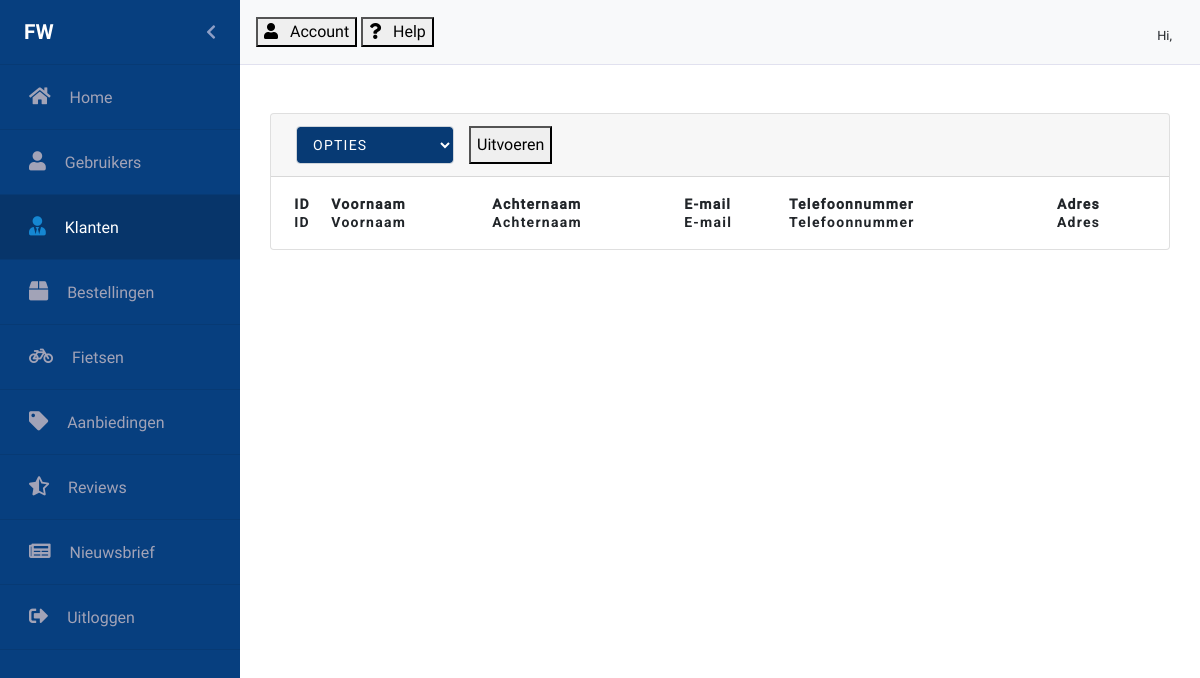
Before: /Klanten.php with the older database file.
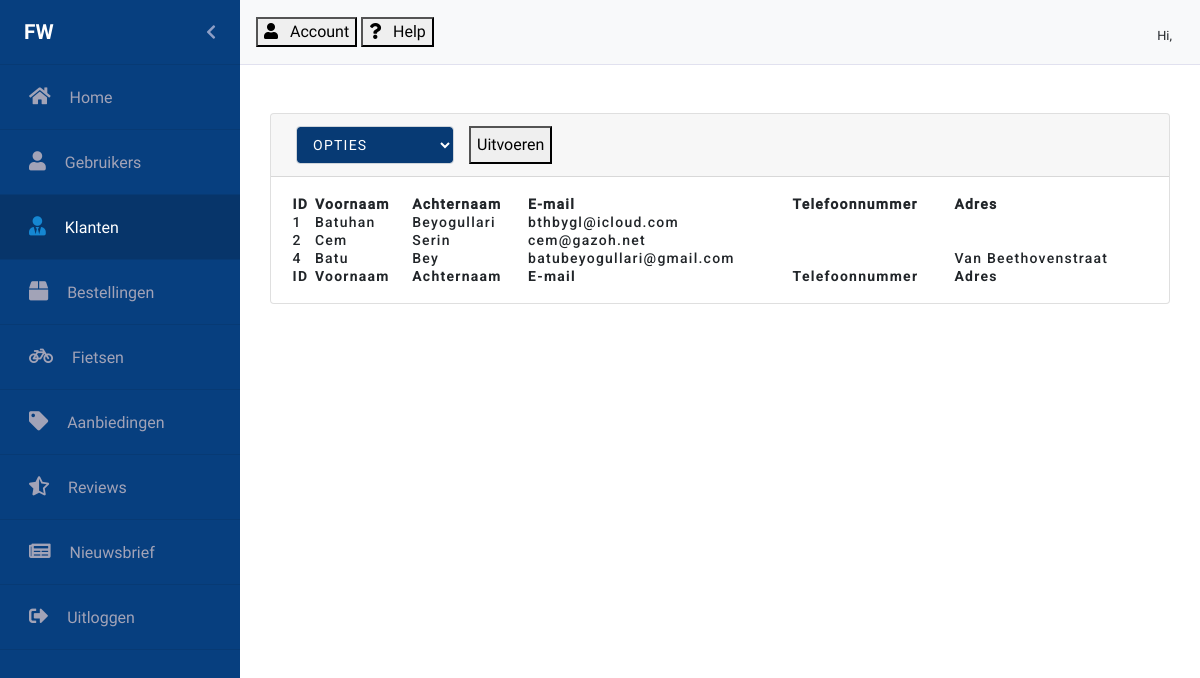
After: the same page with the newer database file.
### tables this page shows
CREATE TABLE `customers` (
  `id` int(11) NOT NULL,
  `username` varchar(50) NOT NULL,
  `first_name` varchar(30) NOT NULL,
  `last_name` varchar(30) NOT NULL,
  `adress` varchar(60) NOT NULL,
  `house_number` varchar(4) NOT NULL,
  `city` varchar(45) NOT NULL,
  `zip_code` varchar(6) NOT NULL,
  `email` varchar(60) NOT NULL,
  `email_verified` tinyint(1) NOT NULL,
  `phone` varchar(11) NOT NULL,
  `password` varchar(255) NOT NULL,
  `register_date` datetime NOT NULL DEFAULT CURRENT_TIMESTAMP,
  `remember_me` varchar(80) NOT NULL,
  `last_login` datetime NOT NULL
);

### Klanten.php (the view, shortened to what this page needs)
<?php
require_once("Controllers/dbconnect.php");
$records = $con->query("SELECT * FROM customers");
?>
<html lang="en">
<head>
    <link rel="stylesheet" href="https://stackpath.bootstrapcdn.com/bootstrap/4.3.1/css/bootstrap.min.css"
>
    <link rel="stylesheet" href="https://use.fontawesome.com/releases/v5.8.2/css/all.css"
          type='text/css' media='all'>
    <link href="https://unpkg.com/material-components-web@latest/dist/material-components-web.min.css" rel="stylesheet">
    <link rel="stylesheet" href="scss/backend.css">
    <link rel="stylesheet" type="text/css" href="css/Datatable/select.dataTables.min.css">
    <link rel="stylesheet" type="text/css" href="css/Datatable/datatables.min.css"/>
    <link rel="stylesheet" type="text/css" href="css/Animate/animate.css">
</head>
<body>
<div id="wrapper" class="toggled">
    <div id="sidebar-wrapper" class="sidebarAnimation">
        <ul class="sidebarUl">
            <div class="sidebarProfilePicture pl-4 pr-4" id="sidebarProfilePicture">
                <span class="logo sidebarUsername">FW</span>
                <a href="#menu-toggle" id="menu-toggle" class="aSidebarChevron float-right">
                    <i class="fas fa-chevron-left" id="chevron"></i>
                </a>
            </div>
            <li class="sidebarLi">
                <a class="accordion-toggle collapsed toggle-switch" href="dashboard.php">
                    <div class="sidebarData">
                        <span class="sidebar-icon"><i class="fas fa-home iconwidth"></i></span>
                        <span class="pr-15"></span>
                        <span class="sidebar-title">Home</span>
                    </div>
                </a>
            </li>
            <li class="sidebarLi">
                <a class="accordion-toggle collapsed toggle-switch" href="gebruikers.php">
                    <div class="sidebarData">
                        <span class="sidebar-icon"><i class="fas fa-user iconwidth"></i></span>
                        <span class="pr-15"></span>
                        <span class="sidebar-title">Gebruikers</span>
                    </div>
                </a>
            </li>
            <li class="sidebarLi active">
                <a class="accordion-toggle collapsed toggle-switch" href="#">
                    <div class="sidebarData">
                        <span class="sidebar-icon"><i class="fas fa-user-tie iconwidth"></i></span>
                        <span class="pr-15"></span>
                        <span class="sidebar-title">Klanten</span>
                    </div>
                </a>
            </li>
            <li class="sidebarLi" id="bestellingen" data-toggle="collapse" href="#submenu-2">
                <a class="accordion-toggle collapsed toggle-switch" data-toggle="collapse" href="#submenu-2">
                    <div class="sidebarData">
                        <span class="sidebar-icon"><i class="fa fa-box iconwidth"></i></span>
                        <span class="pr-15"></span>
                        <span class="sidebar-title">Bestellingen</span>
                    </div>
                </a>
            </li>
            <li class="sidebarLi">
                <a class="accordion-toggle collapsed toggle-switch" href="fietsen.php">
                    <div class="sidebarData">
                        <span class="sidebar-icon"><i class="fa fa-bicycle iconwidth"></i></span>
                        <span class="pr-15"></span>
                        <span class="sidebar-title">Fietsen</span>
                    </div>
                </a>
            </li>
            <li class="sidebarLi">
                <a class="accordion-toggle collapsed toggle-switch" href="aanbiedingen.php">
                    <div class="sidebarData">
                        <span class="sidebar-icon"><i class="fas fa-tag iconwidth"></i></span>
                        <span class="pr-15"></span>
                        <span class="sidebar-title">Aanbiedingen</span>
                    </div>
                </a>
            </li>
            <li class="sidebarLi">
                <a class="accordion-toggle collapsed toggle-switch" href="reviews.php">
                    <div class="sidebarData">
                        <span class="sidebar-icon"><i class="fas fa-star-half-alt iconwidth"></i></span>
                        <span class="pr-15"></span>
                        <span class="sidebar-title">Reviews</span>
                    </div>
                </a>
            </li>
            <li class="sidebarLi">
                <a class="accordion-toggle collapsed toggle-switch" href="nieuwsbrief.php">
                    <div class="sidebarData">
                        <span class="sidebar-icon"><i class="fas fa-newspaper iconwidth"></i></span>
                        <span class="pr-15"></span>
                        <span class="sidebar-title">Nieuwsbrief</span>
                    </div>
                </a>
            </li>
            <li class="sidebarLi">
                <a class="accordion-toggle collapsed toggle-switch" href="#">
                    <div class="sidebarData">
                        <span class="sidebar-icon"><i class="fas fa-sign-out-alt iconwidth"></i></span>
                        <span class="pr-15"></span>
                        <span class="sidebar-title">Uitloggen</span>
                    </div>
                </a>
            </li>
        </ul>
    </div>
    <nav class="navbar navbar-light bg-light mr-auto nav" id="nav">
        <div class="justify-content-end">
            <button class="foo-button mdc-button mdc-button--raised mdc-ripple-upgraded account">
                <i class="fas fa-user"></i>
                <span class="pr-2"></span>
                <span class="mdc-button__label">Account</span>
            </button>
            <button class="foo-button mdc-button mdc-button--raised mdc-ripple-upgraded help">
                <i class="fas fa-question"></i>
                <span class="pr-2"></span>
                <span class="mdc-button__label">Help</span>
            </button>
        </div>
        <div class="mdc-chip-set pl-2 pr-2">
            <div class="hiUser pr-1 pt-2">
                <span class="hiNav">Hi, </span>
            </div>
        </div>
    </nav>
    <div class="row gebruikers">
        <div class="card text-black mb-5 mt-5">
            <div class="card-header" id="card-header">
                <div class="selectDatatable mdc-button__label">
                    <select class="form-control">
                        <option value="" disabled selected id="opties">Opties</option>
                    </select>
                </div>
                <button class="foo-button mdc-button mdc-button--raised mdc-ripple-upgraded uitvoeren" id="uitvoeren">
                    <span class="mdc-button__label">Uitvoeren</span>
                </button>
            </div>
            <div id="datatable-card" class="card-body-table">
                <table id="klanten" class="table-card" style="width:100%">
                    <thead>
                    <tr>
                        <th></th>
                        <th>ID</th>
                        <th>Voornaam</th>
                        <th>Achternaam</th>
                        <th>E-mail</th>
                        <th>Telefoonnummer</th>
                        <th>Adres</th>
                    </tr>
                    </thead>
                    <tbody>
                    <?php
                    while ($row = mysqli_fetch_array($records)) {
                        ?>
                        <tr>
                            <td></td>
                            <td><?php echo $row['id'] ?></td>
                            <td><?php echo $row['first_name'] ?></td>
                            <td><?php echo $row['last_name'] ?></td>
                            <td><?php echo $row['email'] ?></td>
                            <td><?php echo $row['phone'] ?></td>
                            <td><?php echo $row['adress'] ?></td>
                        </tr>
                        <?php
                    }
                    ?>
                    </tbody>
                    <tfoot>
                    <tr>
                        <th></th>
                        <th>ID</th>
                        <th>Voornaam</th>
                        <th>Achternaam</th>
                        <th>E-mail</th>
                        <th>Telefoonnummer</th>
                        <th>Adres</th>
                    </tr>
                    </tfoot>
                </table>
            </div>
        </div>
    </div>
</body>
</html>

### scss/backend.css (style rules this page uses)
#sidebar-wrapper { background: #073f7f !important; float: left; overflow: hidden; height: 100vh; width: 240px; }
a { text-decoration: none !important; }
.sidebarUl { padding: 0px; overflow: hidden; height: 100% !important; display: inline; }
.sidebarLi { height: 65px; line-height: 65px; font-size: 1rem; border-bottom: 1px solid #073A74; }
.active { background: #073A74; }
.active .sidebarData { color: #fff; }
.active .sidebar-icon { color: #1587d2; }
.iconwidth { font-size: 1.2rem !important; }
.iconwidth::before { width: 24px !important; }
.sidebarData { color: #a2a3b7; position: relative; left: 29px; }
.active { background: #07356A !important; color: #fff; }
.sidebarUsername { font-family: Roboto-Bold; margin: 0; }
.aSidebarChevron { color: #c3c5e2b8; }
i#chevron { line-height: 65px; }
.sidebarProfilePicture { height: 65px; line-height: 65px; font-size: 1rem; border-bottom: 1px solid #073A74; color: #fff; }
#wrapper { padding-left: 0; -webkit-transition: all 0.5s ease; -moz-transition: all 0.5s ease; -o-transition: all 0.5s ease; transition: all 0.5s ease; }
.sidebarAnimation { -webkit-transition: all 0.4s ease; -moz-transition: all 0.4s ease; -o-transition: all 0.4s ease; transition: all 0.4s ease; }
.pr-15 { padding-right: 15px !important; }
.logo { font-family: Roboto-Bold; text-transform: uppercase; font-size: 1.3rem; }
.nav { height: 65px; border-bottom: 1px solid #e1e1ef; }
.hiNav { font-size: 0.8rem; }
.card-body-table { padding: 18px; }
.card.text-black.mb-5.mt-5 { margin-right: 30px; margin-left: 30px; width: 100%; }
thead { font-family: Roboto-Medium; }
.selectDatatable { float: left; margin-right: 20px; }
.gebruikers { margin: 0; }
select { height: 38px !important; margin-left: 5px; transition: border-color 0.15s ease-in-out, box-shadow 0.15s ease-in-out; background-color: #073A74 !important; color: #fff !important; font-family: Roboto, sans-serif; -moz-osx-font-smoothing: grayscale; -webkit-font-smoothing: antialiased; font-size: 0.875rem !important; line-height: inherit; font-weight: 500; letter-spacing: 0.0892857143em; text-decoration: none; text-transform: uppercase; padding: 0 8px 0 8px; display: inline-flex; position: relative; align-items: center; justify-content: center; box-sizing: border-box; min-width: 64px; border: none; outline: none; -webkit-user-select: none; -moz-user-select: none; -ms-user-select: none; user-select: none; overflow: hidden; vertical-align: middle; border-radius: 4px; }
.uitvoeren { height: 38px; }
.table-card { letter-spacing: 0.0892857143em !important; font-weight: 500 !important; font-size: 0.875rem !important; font-family: Roboto, sans-serif !important; border: none !important; outline: none !important; }
body, html { font-family: Roboto-Regular; overflow-x: hidden; height: 100%; }
:root { --mdc-theme-primary: #073f7f; --mdc-theme-secondary: #018786; --mdc-theme-background: #fff; --mdc-theme-surface: #fff; --mdc-theme-error: #b00020; --mdc-theme-on-primary: #fff; --mdc-theme-on-secondary: #fff; --mdc-theme-on-surface: #000; --mdc-theme-on-error: #fff; --mdc-theme-text-primary-on-background: rgba(0, 0, 0, 0.87); --mdc-theme-text-secondary-on-background: rgba(0, 0, 0, 0.54); --mdc-theme-text-hint-on-background: rgba(0, 0, 0, 0.38); --mdc-theme-text-disabled-on-background: rgba(0, 0, 0, 0.38); --mdc-theme-text-icon-on-background: rgba(0, 0, 0, 0.38); --mdc-theme-text-primary-on-light: rgba(0, 0, 0, 0.87); --mdc-theme-text-secondary-on-light: rgba(0, 0, 0, 0.54); --mdc-theme-text-hint-on-light: rgba(0, 0, 0, 0.38); --mdc-theme-text-disabled-on-light: rgba(0, 0, 0, 0.38); --mdc-theme-text-icon-on-light: rgba(0, 0, 0, 0.38); --mdc-theme-text-primary-on-dark: white; --mdc-theme-text-secondary-on-dark: rgba(255, 255, 255, 0.7); --mdc-theme-text-hint-on-dark: rgba(255, 255, 255, 0.5); --mdc-theme-text-disabled-on-dark: rgba(255, 255, 255, 0.5); --mdc-theme-text-icon-on-dark: rgba(255, 255, 255, 0.5); }

Changed rows visible on the page:
added customers: id "1", first_name "Batuhan", last_name "Beyogullari", email "bthbygl@icloud.com"
added customers: id "2", first_name "Cem", last_name "Serin", email "cem@gazoh.net"
added customers: id "4", first_name "Batu", last_name "Bey", email "batubeyogullari@gmail.com", adress "Van Beethovenstraat"
